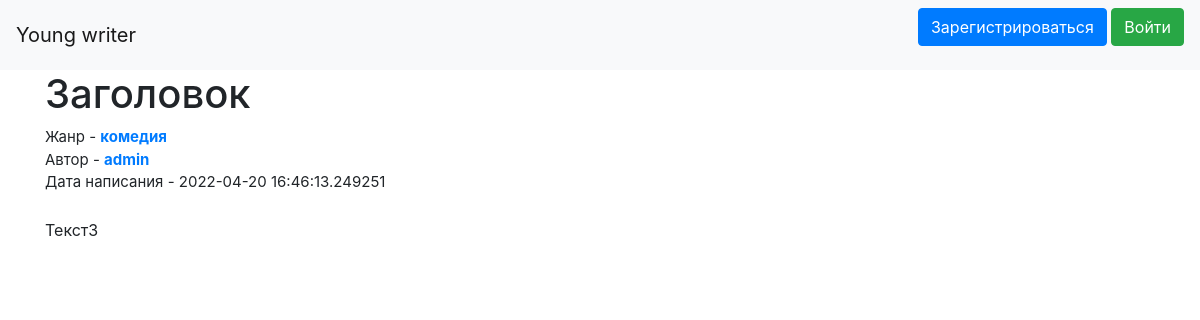
The app's page /texts/1, older data.
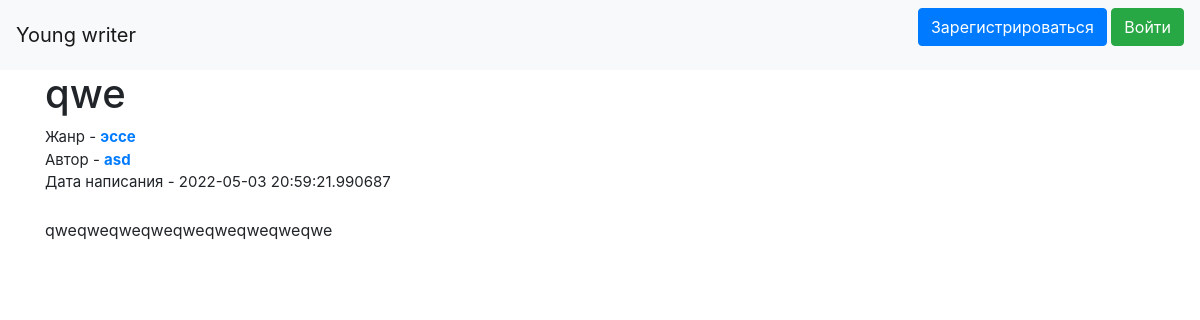
The same page, newer data.
### data/works.py (models this page shows)
class Works(SqlAlchemyBase, SerializerMixin):
    __tablename__ = 'works'
    datetime_format = '%d %B %Y'
    id = sqlalchemy.Column(sqlalchemy.Integer,
                           primary_key=True, autoincrement=True)
    title = sqlalchemy.Column(sqlalchemy.String, nullable=True)
    genre_id = sqlalchemy.Column(sqlalchemy.Integer,
                                sqlalchemy.ForeignKey("genres.id"))
    description = sqlalchemy.Column(sqlalchemy.String, nullable=True)
    content = sqlalchemy.Column(sqlalchemy.String, nullable=True)
    created_date = sqlalchemy.Column(sqlalchemy.DateTime,
                                     default=datetime.datetime.now())
    is_private = sqlalchemy.Column(sqlalchemy.Boolean, default=True)
    user_id = sqlalchemy.Column(sqlalchemy.Integer,
                                sqlalchemy.ForeignKey("users.id"))
    user = orm.relation('User')
    genre = orm.relation('Genre')

### data/genre.py (models this page shows)
class Genre(SqlAlchemyBase, SerializerMixin):
    __tablename__ = 'genres'
    id = sqlalchemy.Column(sqlalchemy.Integer, primary_key=True,
                           autoincrement=True)
    name = sqlalchemy.Column(sqlalchemy.String, nullable=True)
    news = orm.relation("Works", back_populates='genre')

### data/users.py (models this page shows, shortened)
class User(SqlAlchemyBase, UserMixin, SerializerMixin):
    __tablename__ = 'users'
    id = sqlalchemy.Column(sqlalchemy.Integer,
                           primary_key=True, autoincrement=True)
    name = sqlalchemy.Column(sqlalchemy.String, nullable=True)
    about = sqlalchemy.Column(sqlalchemy.String, nullable=True)
    email = sqlalchemy.Column(sqlalchemy.String,
                              index=True, unique=True, nullable=True)
    hashed_password = sqlalchemy.Column(sqlalchemy.String, nullable=True)
    created_date = sqlalchemy.Column(sqlalchemy.DateTime,
                                     default=datetime.datetime.now)
    news = orm.relation("Works", back_populates='user')

### main.py (the view)
@app.route('/texts/<int:work_id>')
def get_work(work_id):
    db_sess = db_session.create_session()
    work = db_sess.query(Works).get(work_id)
    work.content = work.content.split('\r\n')
    return render_template('text.html', work=work)

### data/db_session.py (called while the page is built)
def create_session() -> Session:
    global __factory
    return __factory()

### templates/text.html
{% extends "base.html" %}
{% block content %}
<h1>{{ work.title }}</h1>
<div style="font-size: 15px;">
    Жанр - <a href="/filtered_by_genre/{{ work.genre_id }}"><b>{{work.genre.name}}</b></a><br>
    Автор - <a href="/profile/{{ work.user_id }}"><b>{{work.user.name}}</b><a><br>
    Дата написания - {{work.created_date}}<br>
</div>
<br>
{% for paragraph in work.content %}
    <p style="word-wrap: break-word;">
        {{ paragraph }}
    </p>
{% endfor %}
{% endblock %}

Row changes from the older to the newer data that the page shows:
removed Works: title "Заголовок", created_date "2022-04-20 16:46:13.249251", content "Текст3"
no longer on this page (row edited): Genre: genre.name "комедия"
added Works: title "qwe", created_date "2022-05-03 20:59:21.990687", content "qweqweqweqweqweqweqweqweqwe"
now on this page (row edited): Genre: genre.name "эссе"
changed User: user.name "admin" → "asd"
